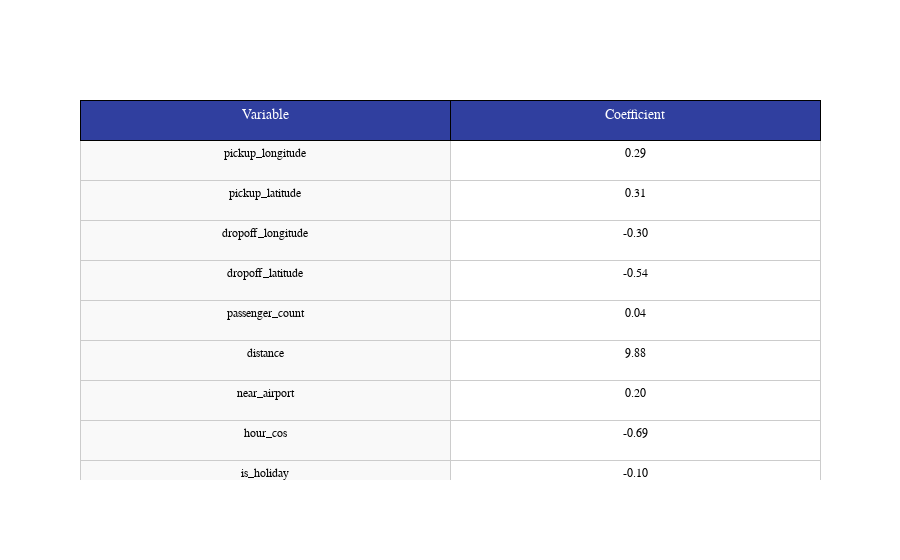

Notebook code for this chart:
### Code cell
tabl_l=create_table(numerical_coefficients_df_lasso,10,10)

### Figure 1 — Plotly figure (JSON) as saved in the notebook; plotly's stock layout.template omitted (floating-point values rounded to 4 significant figures)
{"data": [{"cells": {"align": ["center", "center"], "fill": {"color": ["#f9f9f9", "#ffffff"]}, "font": {"color": "rgb(0, 0, 0)", "family": "Arial, sans-serif", "size": 12}, "height": 40, "line": {"color": "rgb(204, 204, 204)", "width": 1}, "values": [["pickup_longitude", "pickup_latitude", "dropoff_longitude", "dropoff_latitude", "passenger_count", "distance", "near_airport", "hour_cos", "is_holiday"], ["0.29", "0.31", "-0.30", "-0.54", "0.04", "9.88", "0.20", "-0.69", "-0.10"]]}, "columnwidth": [10, 10], "header": {"align": "center", "fill": {"color": "rgb(48, 63, 159)"}, "font": {"color": "white", "family": "Arial, sans-serif", "size": 14}, "height": 40, "line": {"color": "rgb(0, 0, 0)", "width": 1}, "values": ["Variable", "Coefficient"]}, "type": "table"}], "layout": {"autosize": true}}
